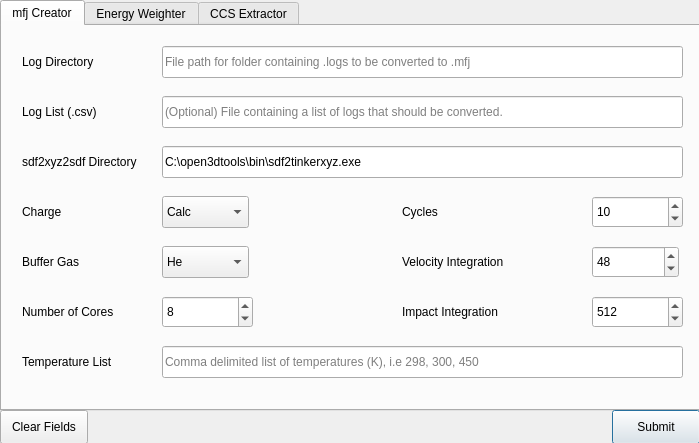
<?xml version="1.0" encoding="UTF-8"?>
<ui version="4.0">
 <class>Dialog</class>
 <widget class="QDialog" name="Dialog">
  <property name="geometry">
   <rect>
    <x>0</x>
    <y>0</y>
    <width>699</width>
    <height>443</height>
   </rect>
  </property>
  <property name="sizePolicy">
   <sizepolicy hsizetype="Fixed" vsizetype="Fixed">
    <horstretch>0</horstretch>
    <verstretch>0</verstretch>
   </sizepolicy>
  </property>
  <property name="minimumSize">
   <size>
    <width>699</width>
    <height>443</height>
   </size>
  </property>
  <property name="maximumSize">
   <size>
    <width>699</width>
    <height>443</height>
   </size>
  </property>
  <property name="windowTitle">
   <string>MobCal-MPI Processing Suite</string>
  </property>
  <widget class="QTabWidget" name="tabWidget">
   <property name="geometry">
    <rect>
     <x>0</x>
     <y>0</y>
     <width>700</width>
     <height>411</height>
    </rect>
   </property>
   <property name="currentIndex">
    <number>0</number>
   </property>
   <widget class="QWidget" name="tab_1">
    <attribute name="title">
     <string>mfj Creator</string>
    </attribute>
    <widget class="QLineEdit" name="t1le_1">
     <property name="geometry">
      <rect>
       <x>160</x>
       <y>20</y>
       <width>521</width>
       <height>32</height>
      </rect>
     </property>
     <property name="placeholderText">
      <string>File path for folder containing .logs to be converted to .mfj</string>
     </property>
    </widget>
    <widget class="QLineEdit" name="t1le_2">
     <property name="geometry">
      <rect>
       <x>160</x>
       <y>70</y>
       <width>521</width>
       <height>32</height>
      </rect>
     </property>
     <property name="toolTip">
      <string/>
     </property>
     <property name="statusTip">
      <string/>
     </property>
     <property name="placeholderText">
      <string>(Optional) File containing a list of logs that should be converted.</string>
     </property>
    </widget>
    <widget class="QLineEdit" name="t1le_3">
     <property name="geometry">
      <rect>
       <x>160</x>
       <y>120</y>
       <width>521</width>
       <height>32</height>
      </rect>
     </property>
     <property name="text">
      <string>C:\open3dtools\bin\sdf2tinkerxyz.exe </string>
     </property>
     <property name="placeholderText">
      <string>Directory that sdf2xyz2sdf was installed in</string>
     </property>
    </widget>
    <widget class="QLabel" name="t1l1">
     <property name="geometry">
      <rect>
       <x>20</x>
       <y>20</y>
       <width>91</width>
       <height>31</height>
      </rect>
     </property>
     <property name="text">
      <string>Log Directory</string>
     </property>
    </widget>
    <widget class="QLabel" name="t1l2">
     <property name="geometry">
      <rect>
       <x>20</x>
       <y>70</y>
       <width>91</width>
       <height>31</height>
      </rect>
     </property>
     <property name="text">
      <string>Log List (.csv)</string>
     </property>
    </widget>
    <widget class="QLabel" name="t1l3">
     <property name="geometry">
      <rect>
       <x>20</x>
       <y>120</y>
       <width>131</width>
       <height>31</height>
      </rect>
     </property>
     <property name="text">
      <string>sdf2xyz2sdf Directory</string>
     </property>
    </widget>
    <widget class="QLabel" name="t1l4">
     <property name="geometry">
      <rect>
       <x>20</x>
       <y>170</y>
       <width>131</width>
       <height>31</height>
      </rect>
     </property>
     <property name="text">
      <string>Charge</string>
     </property>
    </widget>
    <widget class="QComboBox" name="t1cb1">
     <property name="geometry">
      <rect>
       <x>160</x>
       <y>170</y>
       <width>87</width>
       <height>32</height>
      </rect>
     </property>
     <item>
      <property name="text">
       <string>Calc</string>
      </property>
     </item>
     <item>
      <property name="text">
       <string>Equal</string>
      </property>
     </item>
     <item>
      <property name="text">
       <string>None</string>
      </property>
     </item>
    </widget>
    <widget class="QLabel" name="t1l5">
     <property name="geometry">
      <rect>
       <x>400</x>
       <y>170</y>
       <width>131</width>
       <height>31</height>
      </rect>
     </property>
     <property name="text">
      <string>Cycles</string>
     </property>
    </widget>
    <widget class="QSpinBox" name="t1sb1">
     <property name="geometry">
      <rect>
       <x>590</x>
       <y>170</y>
       <width>91</width>
       <height>32</height>
      </rect>
     </property>
     <property name="maximum">
      <number>1000</number>
     </property>
     <property name="value">
      <number>10</number>
     </property>
    </widget>
    <widget class="QLabel" name="t1l6">
     <property name="geometry">
      <rect>
       <x>400</x>
       <y>220</y>
       <width>131</width>
       <height>31</height>
      </rect>
     </property>
     <property name="text">
      <string>Velocity Integration</string>
     </property>
    </widget>
    <widget class="QLabel" name="t1l7">
     <property name="geometry">
      <rect>
       <x>400</x>
       <y>270</y>
       <width>131</width>
       <height>31</height>
      </rect>
     </property>
     <property name="text">
      <string>Impact Integration</string>
     </property>
    </widget>
    <widget class="QSpinBox" name="t1sb2">
     <property name="geometry">
      <rect>
       <x>590</x>
       <y>220</y>
       <width>87</width>
       <height>32</height>
      </rect>
     </property>
     <property name="maximum">
      <number>1000</number>
     </property>
     <property name="value">
      <number>48</number>
     </property>
    </widget>
    <widget class="QSpinBox" name="t1sb3">
     <property name="geometry">
      <rect>
       <x>590</x>
       <y>270</y>
       <width>91</width>
       <height>32</height>
      </rect>
     </property>
     <property name="maximum">
      <number>1000</number>
     </property>
     <property name="value">
      <number>512</number>
     </property>
    </widget>
    <widget class="QLabel" name="t1l8">
     <property name="geometry">
      <rect>
       <x>20</x>
       <y>220</y>
       <width>131</width>
       <height>31</height>
      </rect>
     </property>
     <property name="text">
      <string>Buffer Gas</string>
     </property>
    </widget>
    <widget class="QComboBox" name="t1cb2">
     <property name="geometry">
      <rect>
       <x>160</x>
       <y>220</y>
       <width>87</width>
       <height>32</height>
      </rect>
     </property>
     <item>
      <property name="text">
       <string>He</string>
      </property>
     </item>
     <item>
      <property name="text">
       <string>N2</string>
      </property>
     </item>
    </widget>
    <widget class="QLabel" name="t1l9">
     <property name="geometry">
      <rect>
       <x>20</x>
       <y>270</y>
       <width>131</width>
       <height>31</height>
      </rect>
     </property>
     <property name="text">
      <string>Number of Cores</string>
     </property>
    </widget>
    <widget class="QSpinBox" name="t1sb4">
     <property name="geometry">
      <rect>
       <x>160</x>
       <y>270</y>
       <width>91</width>
       <height>32</height>
      </rect>
     </property>
     <property name="maximum">
      <number>1000</number>
     </property>
     <property name="value">
      <number>8</number>
     </property>
    </widget>
    <widget class="QLabel" name="t1l10">
     <property name="geometry">
      <rect>
       <x>20</x>
       <y>320</y>
       <width>131</width>
       <height>31</height>
      </rect>
     </property>
     <property name="text">
      <string>Temperature List</string>
     </property>
    </widget>
    <widget class="QLineEdit" name="t1le_4">
     <property name="geometry">
      <rect>
       <x>160</x>
       <y>320</y>
       <width>521</width>
       <height>32</height>
      </rect>
     </property>
     <property name="placeholderText">
      <string>Comma delimited list of temperatures (K), i.e 298, 300, 450</string>
     </property>
    </widget>
   </widget>
   <widget class="QWidget" name="tab_2">
    <attribute name="title">
     <string>Energy Weighter</string>
    </attribute>
    <widget class="QLineEdit" name="t2le_1">
     <property name="geometry">
      <rect>
       <x>160</x>
       <y>20</y>
       <width>521</width>
       <height>32</height>
      </rect>
     </property>
     <property name="placeholderText">
      <string>File path for folder containing .logs </string>
     </property>
    </widget>
    <widget class="QLabel" name="t2l1">
     <property name="geometry">
      <rect>
       <x>20</x>
       <y>20</y>
       <width>91</width>
       <height>31</height>
      </rect>
     </property>
     <property name="text">
      <string>Log Directory</string>
     </property>
    </widget>
   </widget>
   <widget class="QWidget" name="tab_3">
    <attribute name="title">
     <string>CCS Extractor</string>
    </attribute>
    <widget class="QLineEdit" name="t3le_1">
     <property name="geometry">
      <rect>
       <x>160</x>
       <y>20</y>
       <width>521</width>
       <height>32</height>
      </rect>
     </property>
     <property name="placeholderText">
      <string>File path for folder containing .logs </string>
     </property>
    </widget>
    <widget class="QLabel" name="t3l1">
     <property name="geometry">
      <rect>
       <x>20</x>
       <y>20</y>
       <width>91</width>
       <height>31</height>
      </rect>
     </property>
     <property name="text">
      <string>Log Directory</string>
     </property>
    </widget>
   </widget>
  </widget>
  <widget class="QPushButton" name="pushButton">
   <property name="geometry">
    <rect>
     <x>612</x>
     <y>410</y>
     <width>88</width>
     <height>34</height>
    </rect>
   </property>
   <property name="text">
    <string>Submit</string>
   </property>
  </widget>
  <widget class="QPushButton" name="pushButton_2">
   <property name="geometry">
    <rect>
     <x>0</x>
     <y>410</y>
     <width>88</width>
     <height>34</height>
    </rect>
   </property>
   <property name="text">
    <string>Clear Fields</string>
   </property>
  </widget>
 </widget>
 <resources/>
 <connections/>
</ui>
